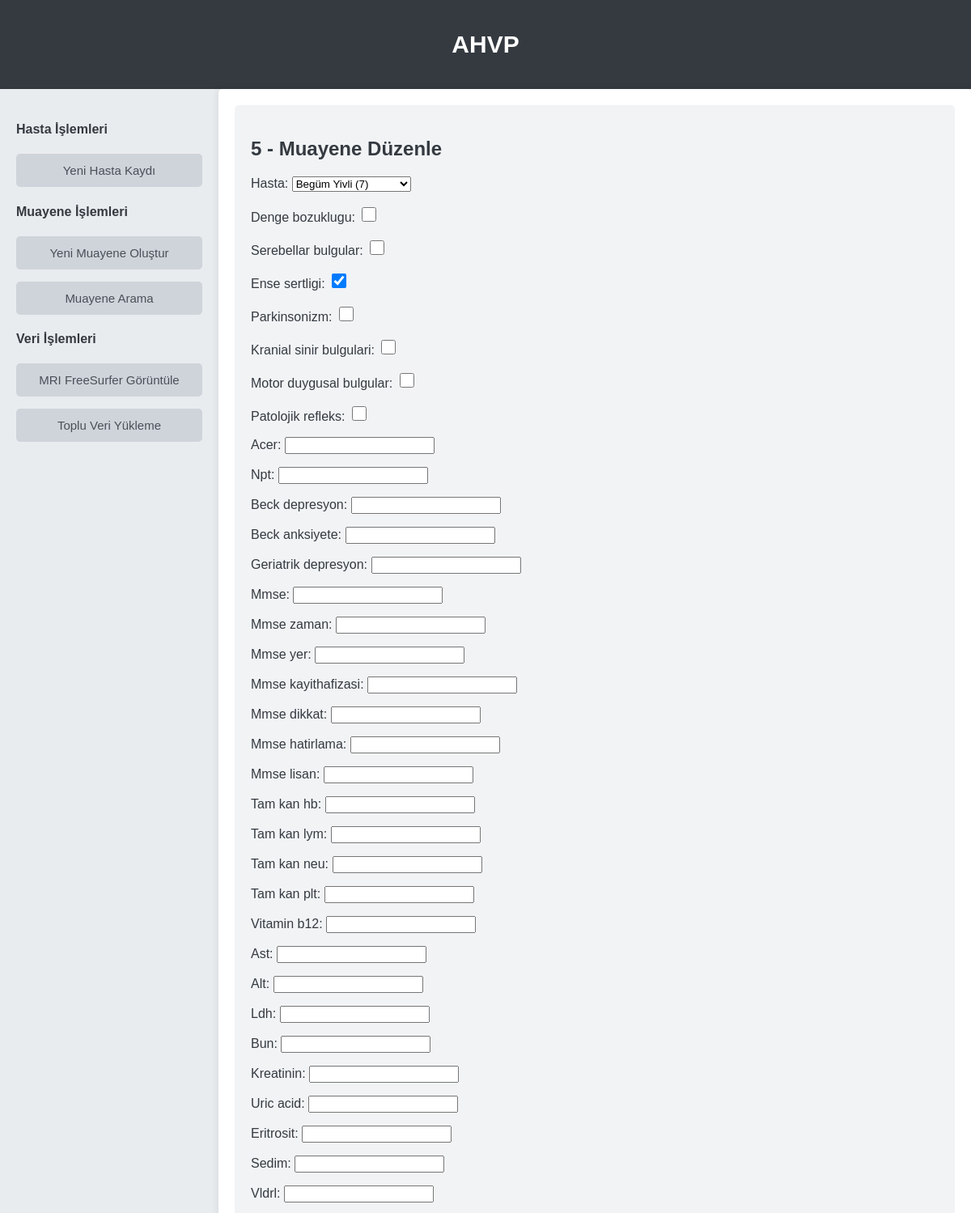
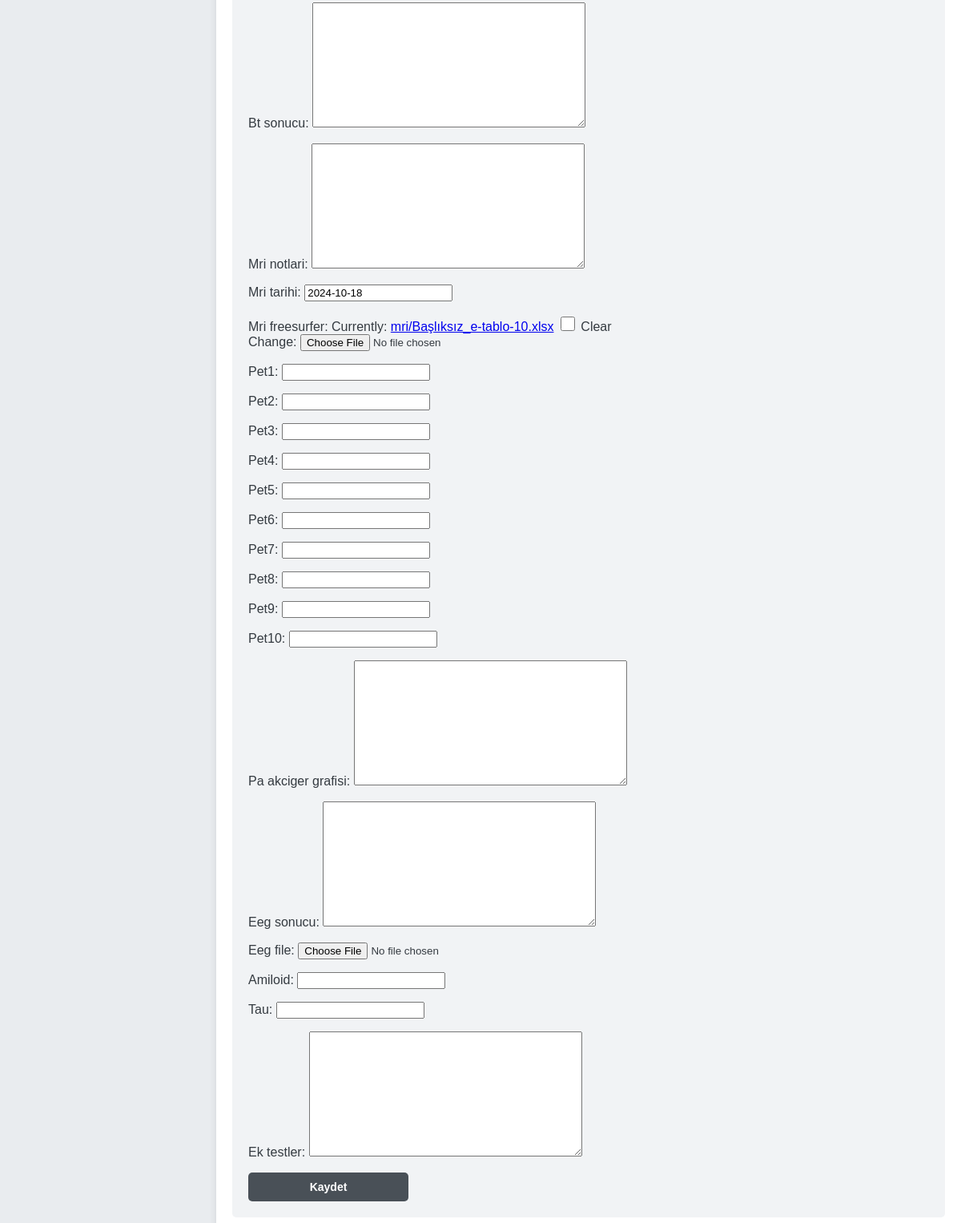
The app's page /muayene/edit/5/ with its own data (2 pictures, top to bottom).
### AHVP_app/models.py (models this page shows, shortened)
class Muayene(models.Model):
    hasta = models.ForeignKey(Hasta, on_delete=models.CASCADE)  # The examination belongs to a patient
    sifrelenmis_tarih = models.CharField(max_length=255)  # Encrypted date
    denge_bozuklugu = models.BooleanField(default=False)
    serebellar_bulgular = models.BooleanField(default=False)
    ense_sertligi = models.BooleanField(default=False)
    parkinsonizm = models.BooleanField(default=False)
    kranial_sinir_bulgulari = models.BooleanField(default=False)
    motor_duygusal_bulgular = models.BooleanField(default=False)
    patolojik_refleks = models.BooleanField(default=False)
    acer = models.IntegerField(null=True, blank=True)
    npt = models.IntegerField(null=True, blank=True)
    beck_depresyon = models.IntegerField(null=True, blank=True)
    beck_anksiyete = models.IntegerField(null=True, blank=True)
    geriatrik_depresyon = models.IntegerField(null=True, blank=True)
    mmse_zaman = models.IntegerField(null=True, blank=True)
    mmse_yer = models.IntegerField(null=True, blank=True)
    mmse_kayithafizasi = models.IntegerField(null=True, blank=True)
    mmse_dikkat = models.IntegerField(null=True, blank=True)
    mmse_hatirlama = models.IntegerField(null=True, blank=True)
    mmse_lisan = models.IntegerField(null=True, blank=True)
    mmse = models.IntegerField(null=True, blank=True)
    tam_kan_hb = models.DecimalField(max_digits=5, decimal_places=2, null=True, blank=True)
    tam_kan_lym = models.DecimalField(max_digits=5, decimal_places=2, null=True, blank=True)
    tam_kan_neu = models.DecimalField(max_digits=5, decimal_places=2, null=True, blank=True)
    tam_kan_plt = models.DecimalField(max_digits=5, decimal_places=2, null=True, blank=True)
    vitamin_b12 = models.DecimalField(max_digits=5, decimal_places=2, null=True, blank=True)
    ast = models.DecimalField(max_digits=5, decimal_places=2, null=True, blank=True)
    alt = models.DecimalField(max_digits=5, decimal_places=2, null=True, blank=True)
    ldh = models.DecimalField(max_digits=5, decimal_places=2, null=True, blank=True)
    bun = models.DecimalField(max_digits=5, decimal_places=2, null=True, blank=True)
    kreatinin = models.DecimalField(max_digits=5, decimal_places=2, null=True, blank=True)
    uric_acid = models.DecimalField(max_digits=5, decimal_places=2, null=True, blank=True)
    eritrosit = models.DecimalField(max_digits=5, decimal_places=2, null=True, blank=True)
    sedim = models.DecimalField(max_digits=5, decimal_places=2, null=True, blank=True)
    vldrl = models.CharField(max_length=100, null=True, blank=True)
    bt_sonucu = models.TextField(null=True, blank=True)
    mri_notlari = models.TextField(null=True, blank=True)
    mri_tarihi = models.DateField(null=True, blank=True)
    mri_freesurfer = models.FileField(upload_to='mri/', null=True, blank=True)
    pet1 = models.DecimalField(max_digits=5, decimal_places=2, null=True, blank=True)
    pet2 = models.DecimalField(max_digits=5, decimal_places=2, null=True, blank=True)
    pet3 = models.DecimalField(max_digits=5, decimal_places=2, null=True, blank=True)
    pet4 = models.DecimalField(max_digits=5, decimal_places=2, null=True, blank=True)
    pet5 = models.DecimalField(max_digits=5, decimal_places=2, null=True, blank=True)
    pet6 = models.DecimalField(max_digits=5, decimal_places=2, null=True, blank=True)
    pet7 = models.DecimalField(max_digits=5, decimal_places=2, null=True, blank=True)
    pet8 = models.DecimalField(max_digits=5, decimal_places=2, null=True, blank=True)
    pet9 = models.DecimalField(max_digits=5, decimal_places=2, null=True, blank=True)
    pet10 = models.DecimalField(max_digits=5, decimal_places=2, null=True, blank=True)
    pa_akciger_grafisi = models.TextField(null=True, blank=True)
    eeg_sonucu = models.TextField(null=True, blank=True)
    eeg_file = models.FileField(upload_to='mri/', null=True, blank=True)
    amiloid = models.DecimalField(max_digits=5, decimal_places=2, null=True, blank=True)
    tau = models.DecimalField(max_digits=5, decimal_places=2, null=True, blank=True)
    ek_testler = models.TextField(null=True, blank=True)

### AHVP_app/views.py (the view)
# urls.py: path('muayene/edit/<int:id>/', views.edit_examination_view, name='edit_examination_view'),
def edit_examination_view(request, id):
    muayene = get_object_or_404(Muayene, id=id)
    if request.method == 'POST':
        form = MuayeneForm(request.POST, request.FILES, instance=muayene)
        if form.is_valid():
            form.save()
            messages.success(request, 'Muayene başarıyla kaydedildi.')  # Success message
            return redirect('search_examination_view')
    else:
        form = MuayeneForm(instance=muayene)
    return render(request, 'edit_examination.html', {'form': form, 'muayene': muayene})

### AHVP_app/forms.py
class MuayeneForm(forms.ModelForm):
    class Meta:
        model = Muayene
        fields = [
            'hasta',  # Dropdown for selecting the patient
            'denge_bozuklugu', 'serebellar_bulgular', 'ense_sertligi', 'parkinsonizm',
            'kranial_sinir_bulgulari', 'motor_duygusal_bulgular', 'patolojik_refleks',
            'acer', 'npt', 'beck_depresyon', 'beck_anksiyete', 'geriatrik_depresyon', 'mmse', 'mmse_zaman', 'mmse_yer', 'mmse_kayithafizasi', 'mmse_dikkat', 'mmse_hatirlama', 'mmse_lisan',
            'tam_kan_hb', 'tam_kan_lym', 'tam_kan_neu', 'tam_kan_plt',
            'vitamin_b12', 'ast', 'alt', 'ldh', 'bun', 'kreatinin', 'uric_acid', 'eritrosit', 'sedim', 'vldrl',
            'bt_sonucu', 'mri_notlari', 'mri_tarihi', 'mri_freesurfer',
            'pet1', 'pet2', 'pet3', 'pet4', 'pet5', 'pet6', 'pet7', 'pet8', 'pet9', 'pet10',
            'pa_akciger_grafisi', 'eeg_sonucu', 'eeg_file', 'amiloid','tau','ek_testler'
        ]

### AHVP_app/models.py (called while the page is built)
    def __str__(self):
        return f"{self.isim} {self.soyisim} ({self.unique_hasta_id})"

### AHVP_app/templates/edit_examination.html (shortened to what this page needs)
{% extends 'base.html' %}
{% block content %}
    <div class="dashboard-content">
        <h2>{{ muayene.id }} - Muayene Düzenle</h2>
        <form method="POST" action="{% url 'edit_examination_view' muayene.id %}" enctype="multipart/form-data">
            {{ form.as_p }}
            <button type="submit" class="btn-submit">Kaydet</button>
        </form>
    </div>
{% endblock %}

### AHVP_app/static/css/style.css (style rules this page uses)
body, html { margin: 0; padding: 0; font-family: 'Arial', sans-serif; background-color: #f8f9fa; color: #343a40; }
.btn-submit { padding: 10px 20px; font-weight: bold; font-size: 14px; color: #fff; background-color: #495057; border: none; border-radius: 5px; cursor: pointer; width: 100%; max-width: 200px; text-align: center; transition: background-color 0.3s ease; }
.dashboard-content { padding: 20px; border-radius: 5px; background-color: #f1f3f5; }
input[type="checkbox"] { width: 18px; height: 18px; cursor: pointer; accent-color: #007bff; }

### records on screen
Muayene: id "5", hasta "Begüm Yivli (7)", ense_sertligi "☑", mri_tarihi "2024-10-18"

### other values on screen
{{ label }} "Yeni Hasta Kaydı Yeni Muayene Oluştur Muayene Arama MRI FreeSurfer Görüntüle Toplu Veri Yükleme"
